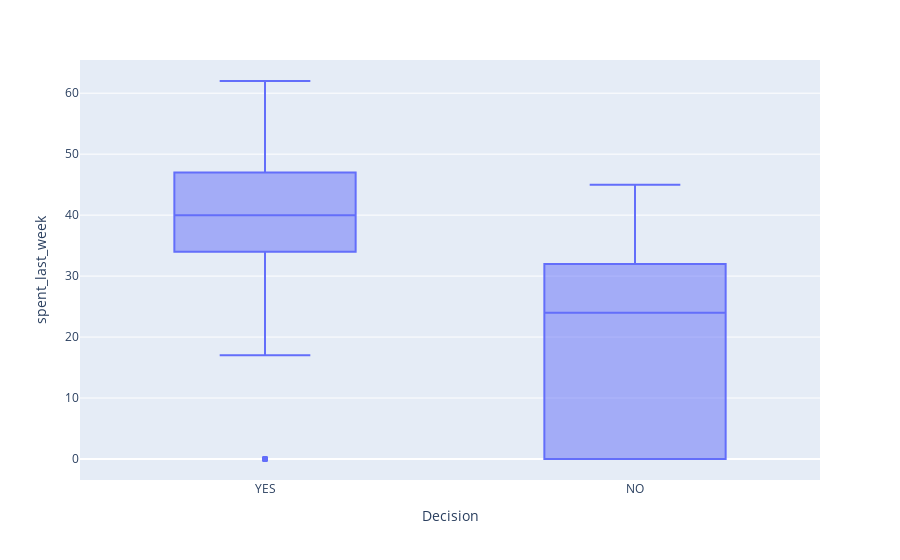

This figure's notebook cell:
### Code cell
px.box(x='Decision', y='spent_last_week', data_frame=NoPrediction)

### Figure 1 — Plotly figure (JSON) as saved in the notebook; plotly's stock layout.template omitted (floating-point values rounded to 4 significant figures; data arrays with more than 128 entries replaced by an {"elided": "..."} marker saying what was removed)
{"data": [{"alignmentgroup": "True", "hovertemplate": "Decision=%{x}<br>spent_last_week=%{y}<extra></extra>", "legendgroup": "", "marker": {"color": "#636efa"}, "name": "", "notched": false, "offsetgroup": "", "orientation": "v", "showlegend": false, "type": "box", "x": {"elided": "474 str values"}, "x0": " ", "xaxis": "x", "y": {"elided": "474 int values"}, "y0": " ", "yaxis": "y"}], "layout": {"boxmode": "group", "legend": {"tracegroupgap": 0}, "margin": {"t": 60}, "xaxis": {"anchor": "y", "domain": [0, 1], "title": {"text": "Decision"}}, "yaxis": {"anchor": "x", "domain": [0, 1], "title": {"text": "spent_last_week"}}}}
